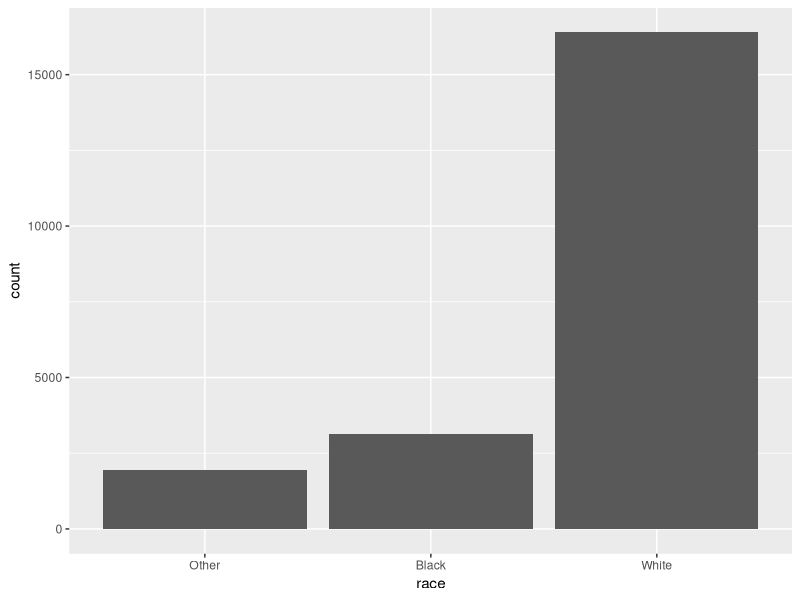
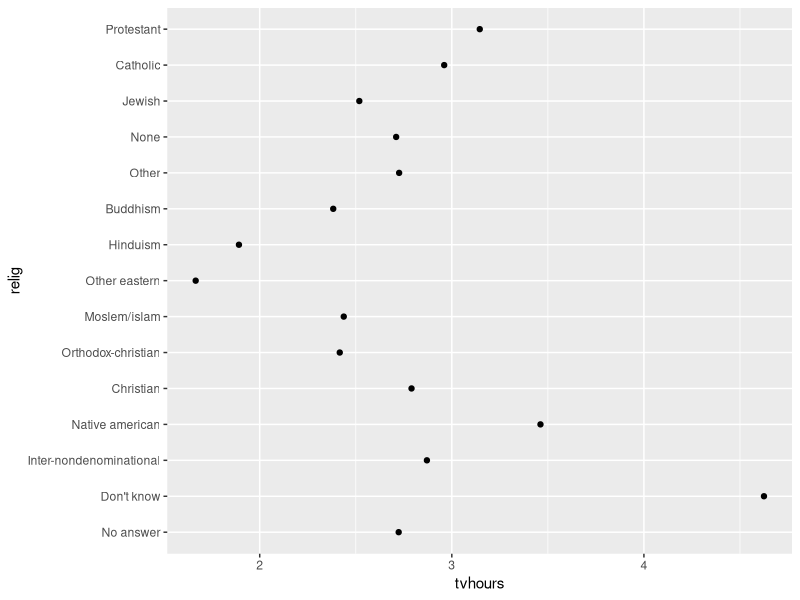
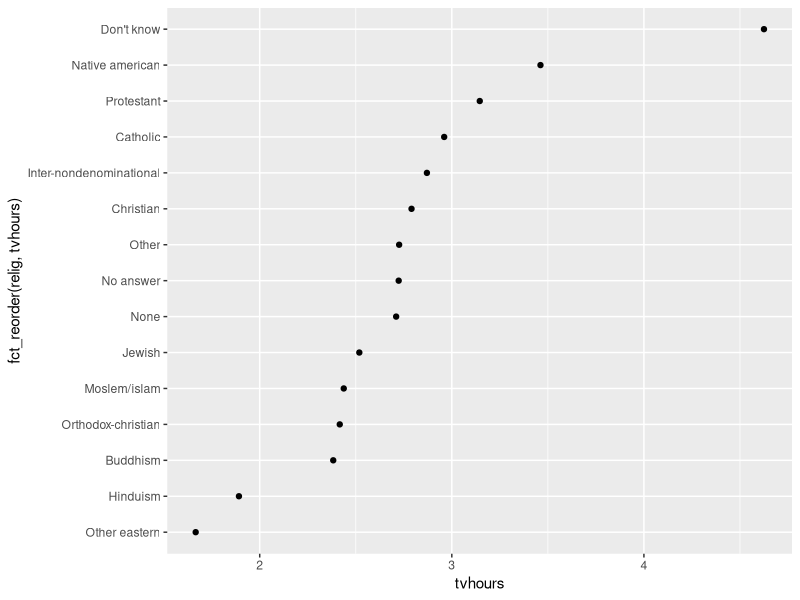
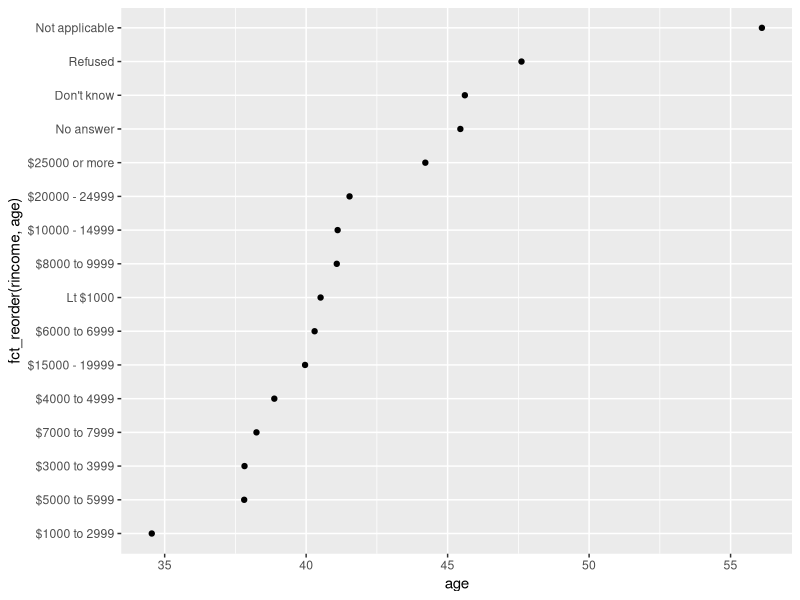
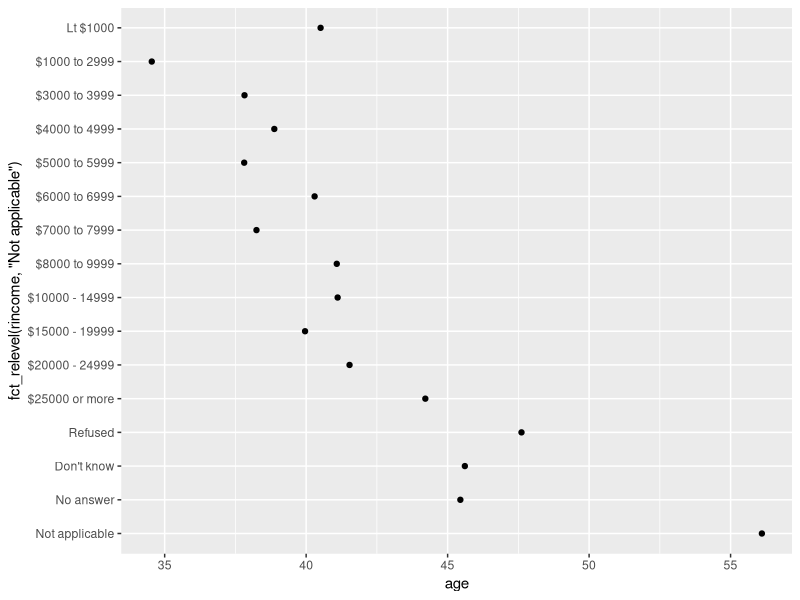
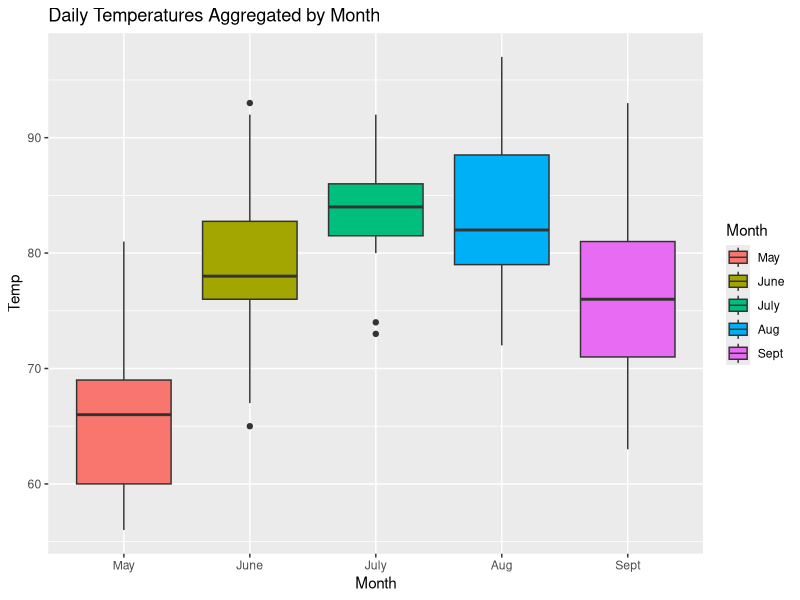

The R script that drew these images, in order:
## ---- chunk 1
library(tidyverse)
## ---- chunk 2
library(forcats)
## ---- chunk 3
# illustration by by: Jesse Maegan
knitr::include_graphics("https://github.com/reisanar/figs/raw/master/factors_example.png")
## ---- chunk 4
gss_cat
## ---- chunk 5
str(gss_cat)
## ---- chunk 6
gss_cat %>%
  count(race)
## ---- chunk 7
ggplot(gss_cat, aes(race)) +
  geom_bar()
## ---- chunk 8
relig_summary <- gss_cat %>%
                  group_by(relig) %>%
                  summarise(
                            age = mean(age, na.rm = TRUE),
                            tvhours = mean(tvhours, na.rm = TRUE),
                            n = n()
                  )
## ---- chunk 9
ggplot(relig_summary, aes(tvhours, relig)) + 
  geom_point()
## ---- chunk 10
ggplot(relig_summary, aes(tvhours, fct_reorder(relig, tvhours))) +
  geom_point()
## ---- chunk 11
rincome_summary <- gss_cat %>%
  group_by(rincome) %>%
  summarise(
    age = mean(age, na.rm = TRUE),
    tvhours = mean(tvhours, na.rm = TRUE),
    n = n()
  )
  
ggplot(rincome_summary, aes(age, fct_reorder(rincome, age))) +
  geom_point()
  
## ---- chunk 12
ggplot(rincome_summary, aes(age, fct_relevel(rincome, "Not applicable"))) +
  geom_point()
## ---- chunk 13
gss_cat %>% 
  count(partyid)

## ---- chunk 14
gss_cat %>%
  mutate(partyid = fct_recode(partyid,
    "Republican, strong"    = "Strong republican",
    "Republican, weak"      = "Not str republican",
    "Independent, near rep" = "Ind,near rep",
    "Independent, near dem" = "Ind,near dem",
    "Democrat, weak"        = "Not str democrat",
    "Democrat, strong"      = "Strong democrat"
  )) %>%
  count(partyid)
## ---- chunk 15
gss_cat %>%
  mutate(partyid = fct_recode(partyid,
    "Republican, strong"    = "Strong republican",
    "Republican, weak"      = "Not str republican",
    "Independent, near rep" = "Ind,near rep",
    "Independent, near dem" = "Ind,near dem",
    "Democrat, weak"        = "Not str democrat",
    "Democrat, strong"      = "Strong democrat",
    "Other"                 = "No answer",
    "Other"                 = "Don't know",
    "Other"                 = "Other party"
  )) %>%
  count(partyid)
## ---- chunk 16
glimpse(airquality)
## ---- chunk 17
airquality$Month <- factor(airquality$Month)
airquality$Month

## ---- chunk 18
airquality$Month <- fct_recode(airquality$Month, May = '5', June = '6', July = '7', Aug = '8', Sept = '9')
glimpse(airquality$Month)

## ---- chunk 19
ggplot(airquality, aes(Month, Temp)) +
  geom_boxplot(aes(fill = Month)) +
  ggtitle(label = "Daily Temperatures Aggregated by Month")

## ---- chunk 20


## ---- chunk 21


## ---- chunk 22


## ---- chunk 23

 
## ---- chunk 24


